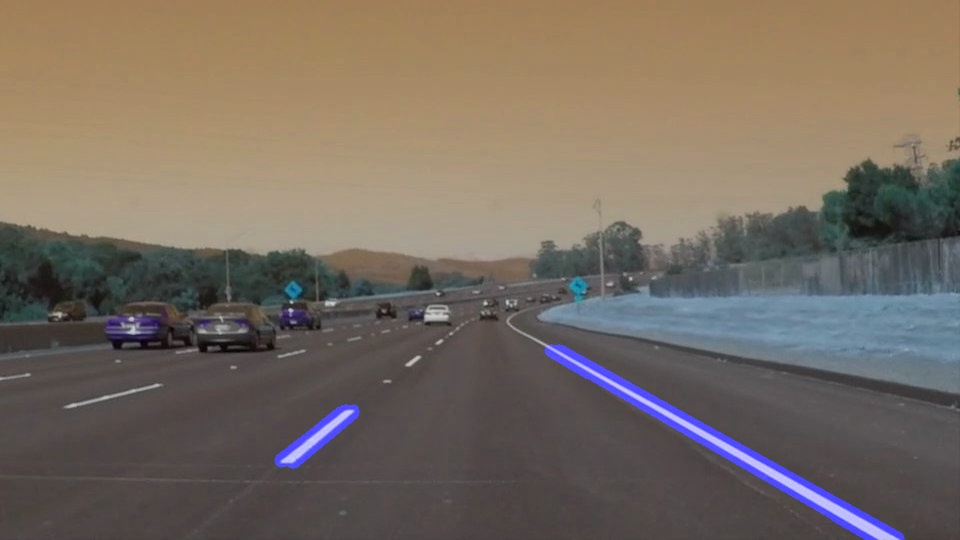
#> input picture test_images/copy_solidWhiteCurve.jpg, 960 x 540 px; its folder holds only this picture in this run
$ jupyter execute --allow-errors P1.ipynb   (shell and % lines are left out)
#> lines starting #> are read from the running program, lines starting #| are printed output that depends on the picture; after the words box and inside, x2 and y2 are one past the last pixel; in counts of white or black regions, pixels touching at a corner belong together
# **Finding Lane Lines on the Road**

---
Let's have a peek at our first image called 'test_images/solidWhiteRight.jpg':

---

<figure>

 <figcaption>
 <p></p>
 <p style="text-align: center;"> Our goal is to connect/average/extrapolate line segments to get output like this</p>
 </figcaption>
</figure>

[cell 1]
#importing some useful packages
import matplotlib.pyplot as plt
import matplotlib.image as mpimg
import numpy as np
import cv2

#> (a cell that did not finish here is left out)

**Some OpenCV functions that we'll be using throughout this project are:**

`cv2.inRange()` for color selection

`cv2.fillPoly()` for regions selection

`cv2.line()` to draw lines on an image given endpoints

`cv2.addWeighted()` to coadd / overlay two images

`cv2.cvtColor()` to grayscale or change color

`cv2.imwrite()` to output images to file

`cv2.bitwise_and()` to apply a mask to an image

**Check out the OpenCV documentation to learn about these and discover even more awesome functionality!**

Below are some helper functions to make our lives easier:

[cell 3]
import math

DEBUG = False  # Set it to True if you want to print DEBUG information.
#> DEBUG = False

def transform_color_space(img, space='gray'):
    """Applies the Grayscale transform
    This will return an image with only one color channel
    but NOTE: to see the returned image as grayscale
    you should call plt.imshow(gray, cmap='gray')"""
    if space == 'gray':
        space_transform = cv2.COLOR_BGR2GRAY
    elif space == 'hsv':
        space_transform = cv2.COLOR_BGR2HSV

    return cv2.cvtColor(img, space_transform)

def canny(img, low_threshold, high_threshold):
    """Applies the Canny transform"""
    return cv2.Canny(img, low_threshold, high_threshold)

def gaussian_blur(img, kernel_size):
    """Applies a Gaussian Noise kernel"""
    return cv2.GaussianBlur(img, (kernel_size, kernel_size), 0)

def region_of_interest(img, vertices):
    """
    Applies an image mask.

    Only keeps the region of the image defined by the polygon
    formed from `vertices`. The rest of the image is set to black.
    """
    #defining a blank mask to start with
    mask = np.zeros_like(img)

    #defining a 3 channel or 1 channel color to fill the mask with depending on the input image
    if len(img.shape) > 2:
        channel_count = img.shape[2]  # i.e. 3 or 4 depending on your image
        ignore_mask_color = (255,) * channel_count
    else:
        ignore_mask_color = 255

    #filling pixels inside the polygon defined by "vertices" with the fill color
    cv2.fillPoly(mask, vertices, ignore_mask_color)

    #returning the image only where mask pixels are nonzero
    masked_image = cv2.bitwise_and(img, mask)
    return masked_image

# [4 lines left out: function draw_region, not called in this run]


def get_slope(line):
    """Calculates the slope of a line"""
    x1,y1,x2,y2 = line
    return (y2 - y1) / (x2 - x1)

def build_line(slopes, xs, ys, y_min, y_max):
    """
    Builds a line that represents the average line of the input parameters.
    """

    if slopes != []:
        m = np.mean(slopes)
    else:
        m = 1

    if xs != []:
        x_mean = np.mean(xs)
    else:
        x_mean = 1

    if ys != []:
        y_mean = np.mean(ys)
    else:
        y_mean = y_min

    b = y_mean - m * x_mean
    x_max = (y_max - b) / m
    x_min = (y_min - b) / m

    if DEBUG:
        print("slopes:", slopes)
        print("m:", m)
        print("xs:", xs)
        print("x_mean:", x_mean)
        print("ys:", ys)
        print("y_mean:", y_mean)
        print("b:", b)
        print("x_max:",x_max)
        print("x_min:",x_min)

    return [x_min, y_min, x_max, y_max]

def draw_lines(img, lines, color=[255, 0, 0], thickness=2):
    """
    This function draws solid `lines` with `color` and `thickness`.
    """
    # Left lane accumulators.
    left_slopes = []
    left_xs = []
    left_ys = []

    # Right lane accumulators.
    right_slopes = []
    right_xs = []
    right_ys = []

    for l in lines:
        line = l[0]
        x1, y1, x2, y2 = line  # Unpack
        m = get_slope(line)

        # Only consider lines with slopes within this range.
        if 0.2 <= abs(m) <= 0.8:
            if m > 0:
                left_slopes.append(m)
                left_xs += [x1, x2]
                left_ys += [y1, y2]
            else:
                right_slopes.append(m)
                right_xs += [x1, x2]
                right_ys += [y1, y2]

    y_min_global = min(left_ys + right_ys)
    y_max_global = img.shape[0]


    # Build left line
    lx1, ly1, lx2, ly2 = build_line(left_slopes, left_xs, left_ys, y_min_global, y_max_global)

    # Build right line
    rx1, ry1, rx2, ry2 = build_line(right_slopes, right_xs, right_ys, y_min_global, y_max_global)


    if DEBUG:
        print("lx1:", lx1, "ly1:", ly1, "lx2:", lx2, "ly2:", ly2)
        print("rx1:", rx1, "ry1:", ry1, "rx2:", rx2, "ry2:", ry2)

    # Draw left and right lane lines.
    cv2.line(img, (math.floor(lx1), math.floor(ly1)), (math.floor(lx2), math.floor(ly2)), color, thickness)
    cv2.line(img, (math.ceil(rx1), math.ceil(ry1)), (math.ceil(rx2), math.ceil(ry2)), color, thickness)


def hough_lines(img, rho, theta, threshold, min_line_len, max_line_gap):
    """
    `img` should be the output of a Canny transform.

    Returns a blank image to draw on and an array of lines found by Hough Transform algorithm.
    """
    lines = cv2.HoughLinesP(img, rho, theta, threshold, np.array([]), minLineLength=min_line_len, maxLineGap=max_line_gap)
    line_img = np.zeros((*img.shape, 3), dtype=np.uint8)

    return line_img, lines

# Python 3 has support for cool math symbols.

def weighted_img(img, initial_img, α=0.8, β=1., λ=0.):
    """
    `img` is the output of the hough_lines(), An image with lines drawn on it.
    Should be a blank image (all black) with lines drawn on it.

    `initial_img` should be the image before any processing.

    The result image is computed as follows:

    initial_img * α + img * β + λ
    NOTE: initial_img and img must be the same shape!
    """
    return cv2.addWeighted(initial_img, α, img, β, λ)

Here's our pipeline definition:

[cell 4]
def find_lane_lines(image, parameters=None):
    """
    Finds lane lines on a image of a road.

    The format of the parameters dict must be as follows (example):
    parameters = {
        # Canny Edge parameters.
        'low_threshold': 60,
        'high_threshold': 180,
        # Gaussian blur parameters.
        'kernel_size': 7,
        # Masked region parameters.
        'vertices': np.array([[(110, Y_length), (410, 350), (570, 350), (900, Y_length)]], dtype=np.int32),
        # Hough Transform parameters.
        'rho': 1,
        'theta': np.pi / 180,
        'hough_threshold': 10,
        'min_line_length': 15,
        'max_line_gap': 20
    }

    If parameters is None then defaults will be used. If only some paremeters are passed, they will be used along
    with defaults for those undefined values.
    """
    Y_length, X_length, _ = image.shape

    defaults = {
        'low_threshold': 50,
        'high_threshold': 150,
        'kernel_size': 3,
        'vertices':np.array([[(107, Y_length), (460, 311), (500, 311), (930, Y_length)]], dtype=np.int32),
        'rho': 1,
        'theta': np.pi / 180,
        'hough_threshold': 20,
        'min_line_length': 100,
        'max_line_gap': 160,
        'line_thickness': 3,
        'space': 'gray'
    }

    if not parameters:
        # Just use the defaults.
        params = defaults
    else:
        # Merge input parameters and defaults.
        params = {}
        params['low_threshold'] = parameters.get('low_threshold', defaults['low_threshold'])
        params['high_threshold'] = parameters.get('high_threshold', defaults['high_threshold'])
        params['kernel_size'] = parameters.get('kernel_size', defaults['kernel_size'])
        params['vertices'] = parameters.get('vertices', defaults['vertices'])
        params['rho'] = parameters.get('rho', defaults['rho'])
        params['theta'] = parameters.get('theta', defaults['theta'])
        params['hough_threshold'] = parameters.get('hough_threshold', defaults['hough_threshold'])
        params['min_line_length'] = parameters.get('min_line_length', defaults['min_line_length'])
        params['max_line_gap'] = parameters.get('max_line_gap', defaults['max_line_gap'])
        params['line_thickness'] = parameters.get('line_thickness', defaults['line_thickness'])
        params['space'] = parameters.get('space', defaults['space'])

    if DEBUG:
        print("PARAMETERS:", params)

    # Let's turn it into grayscale:
    transformed_image = transform_color_space(image, params['space'])

    # Now, let's blur it
    blurred_image = gaussian_blur(transformed_image, params['kernel_size'])

    # Apply Canny Edges transform:
    edges_image = canny(blurred_image, params['low_threshold'], params['high_threshold'])

    masked_image = region_of_interest(edges_image, params['vertices'])

    # Get the image and the lanes lines that'll be drawn on top of it.
    lines_img, lines = hough_lines(masked_image, params['rho'], params['theta'], params['hough_threshold'], params['min_line_length'], params['max_line_gap'])

    draw_lines(lines_img, lines, thickness=params['line_thickness'])

    # Return the original image with lane lines drawed on top of it.
    return weighted_img(lines_img, image)

## Test on Images

In order to be sure that our pipeline is working like a charm, we'll test it against the images in the directory "test_images".
**Only when we're 100% sure we'll move on to the videos.**

[cell 5]
import os
for img in os.listdir("test_images/"):
    image = mpimg.imread("test_images/" + img)
#> image is the input picture: shape (540, 960, 3); mean R, G, B 118.4, 107.5, 97.4
    Y_length, X_length, _ = image.shape
    cv2.imwrite("test_images_copy/copy_" + img, find_lane_lines(image))
#> in transform_color_space, `return cv2.cvtColor(img, space_transform)`:
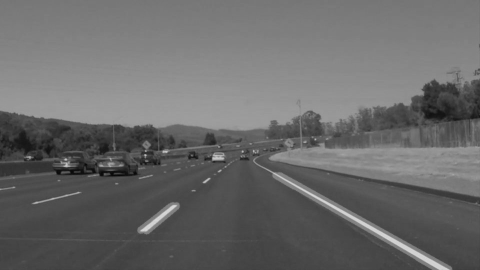
#> returned value: shape (540, 960) (shown at 1/2 size); min 4, max 219, mean 105.7
#> in canny, `return cv2.Canny(img, low_threshold, high_threshold)`:
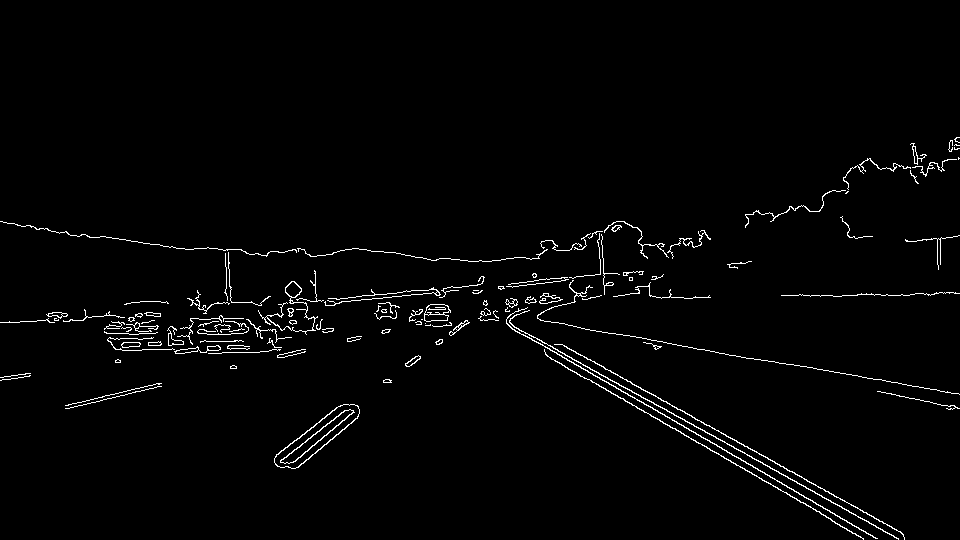
#> returned value: shape (540, 960); 1.9% white in thin lines or dots, all inside (x1, y1, x2, y2) = (0, 137, 960, 540)
#> in region_of_interest, `cv2.fillPoly(mask, vertices, ignore_mask_color)`:
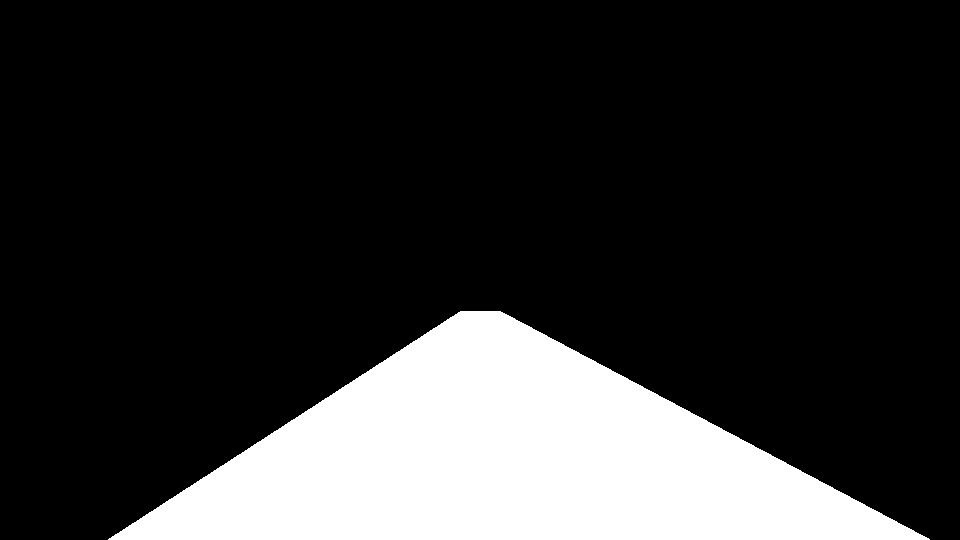
#> mask: shape (540, 960); 19.1% white; 1 white region, box (x1, y1, x2, y2) and area: (108, 311, 930, 540) 98974
#> in region_of_interest, `masked_image = cv2.bitwise_and(img, mask)`:
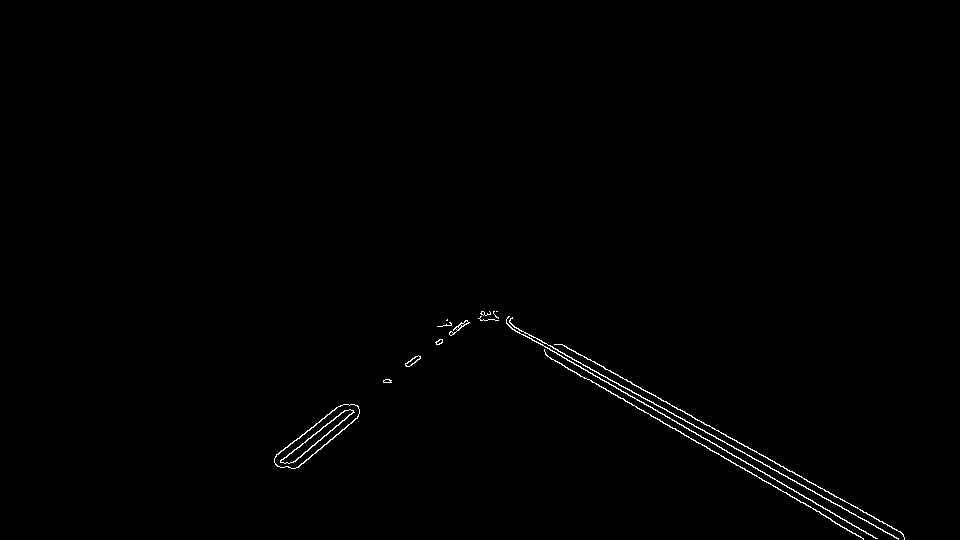
#> masked_image: shape (540, 960); 0.58% white in thin lines or dots, all inside (x1, y1, x2, y2) = (274, 311, 905, 540)
#> in hough_lines, `lines = cv2.HoughLinesP(img, rho, theta, threshold, np.array([]), minL..`: lines = 23 rows, first 6: [512, 317, 903, 534], [490, 312, 898, 539], [480, 317, 863, 538], [490, 314, 812, 500], [482, 311, 876, 538], [562, 344, 901, 532]
#> the loop in draw_lines, `for l in lines:` made 23 passes
#> (m, left_xs, left_ys) on passes 1 to 2: (0.555, [512, 903], [317, 534]), (0.556, [512, 903, 490, 898], [317, 534, 312, 539])
#> after the loop in draw_lines, `for l in lines:`: left_slopes = [0.555, 0.556, 0.577, 0.578, 0.576, 0.555, 0.58, 0.577, 0.578, 0.577, 0.555]; right_slopes = [-0.78, -0.784, -0.697]
#> in draw_lines, `y_min_global = min(left_ys + right_ys)`: y_min_global = 311
#> in build_line, `m = np.mean(slopes)`: m = 0.569
#> in build_line, `x_mean = np.mean(xs)`: x_mean = 670.2
#> in build_line, `y_mean = np.mean(ys)`: y_mean = 417.5
#> in build_line, `b = y_mean - m * x_mean`: b = 35.88
#> in build_line, `x_max = (y_max - b) / m`: x_max = 885.3
#> in build_line, `x_min = (y_min - b) / m`: x_min = 483.1
#> in draw_lines, `lx1, ly1, lx2, ly2 = build_line(left_slopes, left_xs, left_ys, y_min_g..`: ly1 = 311; lx2 = 885.3; ly2 = 540
#> in draw_lines, `rx1, ry1, rx2, ry2 = build_line(right_slopes, right_xs, right_ys, y_mi..`: rx1 = 478.2; ry1 = 311; rx2 = 174.4; ry2 = 540
#> in draw_lines, `cv2.line(img, (math.ceil(rx1), math.ceil(ry1)), (math.ceil(rx2), math...`:
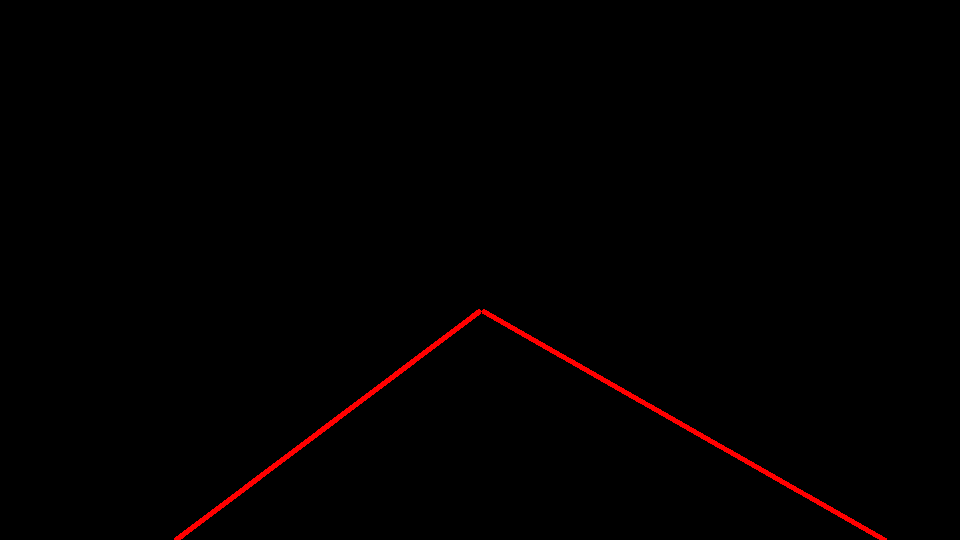
#> img: shape (540, 960, 3); mean of channels 0, 1, 2 2.1, 0, 0; drawn as R, G, B
#> in weighted_img, `return cv2.addWeighted(initial_img, α, img, β, λ)`:
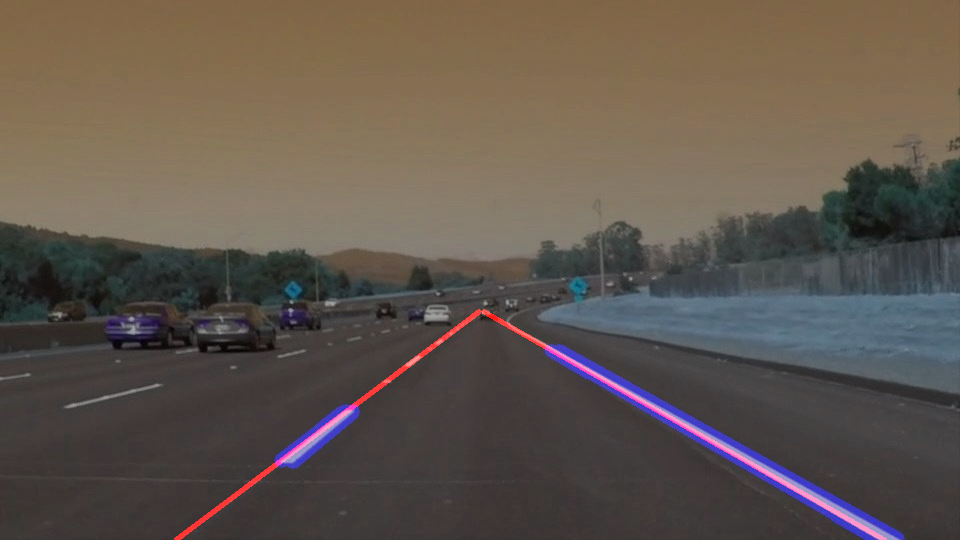
#> returned value: shape (540, 960, 3); mean of channels 0, 1, 2 96, 86, 77.9; drawn as R, G, B

$ run again, on test_images/copy_solidYellowLeft.jpg
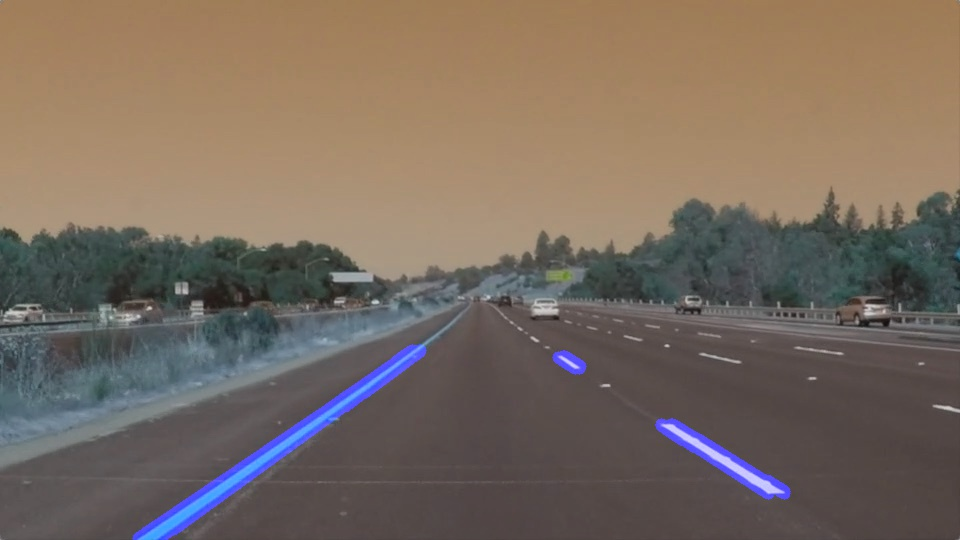
#> input picture test_images/copy_solidYellowLeft.jpg, 960 x 540 px
#> DEBUG = False
#> image is the input picture: shape (540, 960, 3); mean R, G, B 120.5, 106.9, 95.7
#> mask: shape (540, 960); 19.1% white; 1 white region, box (x1, y1, x2, y2) and area: (108, 311, 930, 540) 98974
#> in region_of_interest, `masked_image = cv2.bitwise_and(img, mask)`:
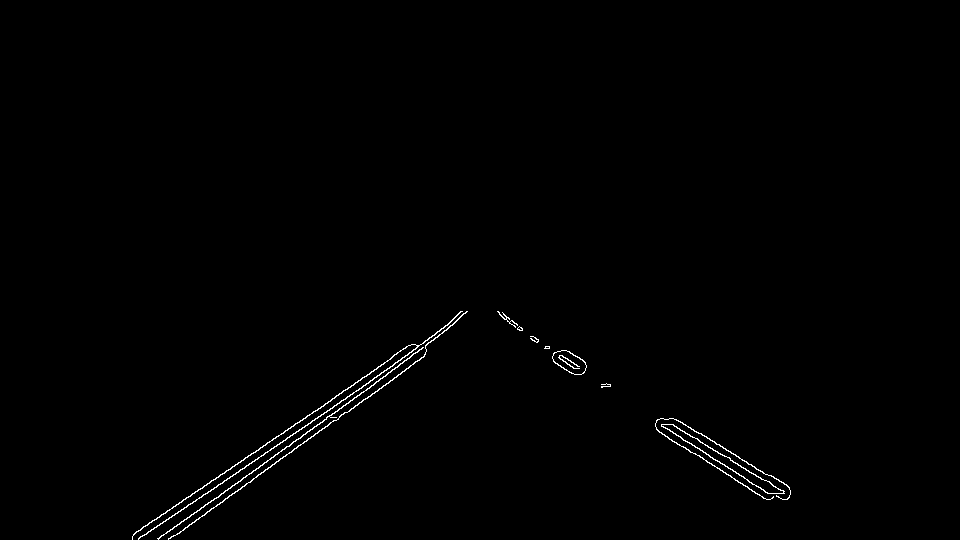
#> masked_image: shape (540, 960); 0.6% white in thin lines or dots, all inside (x1, y1, x2, y2) = (132, 311, 791, 540)
#> in hough_lines, `lines = cv2.HoughLinesP(img, rho, theta, threshold, np.array([]), minL..`: lines = 24 rows, first 6: [179, 524, 446, 330], [133, 534, 458, 314], [177, 534, 425, 354], [285, 440, 458, 319], [532, 340, 789, 495], [222, 483, 465, 313]
#> lines_img: shape (540, 960, 3); every value is 0
#> the loop in draw_lines, `for l in lines:` made 24 passes
#> (m, right_xs, right_ys) on passes 1 to 2: (-0.727, [179, 446], [524, 330]), (-0.677, [179, 446, 133, 458], [524, 330, 534, 314])
#> after the loop in draw_lines, `for l in lines:`: left_slopes = [0.603, 0.624, 0.601, 0.701, 0.649, 0.627, 0.577, 0.602, 0.602, 0.574, 0.647, 0.598]; right_slopes = [-0.727, -0.677, -0.726, -0.699, -0.7, -0.698, -0.724, -0.725, -0.726, -0.727, -0.625, -0.674]
#> y_min_global = 311
#> in build_line, `m = np.mean(slopes)`: m = 0.617
#> x_mean = 661
#> y_mean = 420.2
#> b = 12.34
#> x_max = 855
#> x_min = 484
#> ly1 = 311; lx2 = 855; ly2 = 540
#> rx1 = 470.3; ry1 = 311; rx2 = 144.2; ry2 = 540
#> in weighted_img, `return cv2.addWeighted(initial_img, α, img, β, λ)`:
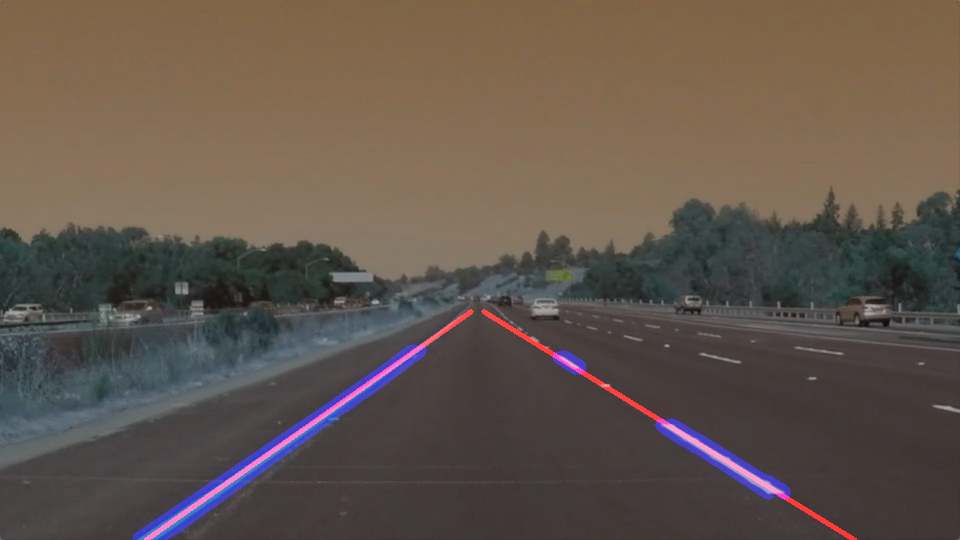
#> returned value: shape (540, 960, 3); mean of channels 0, 1, 2 97.8, 85.5, 76.6; drawn as R, G, B
